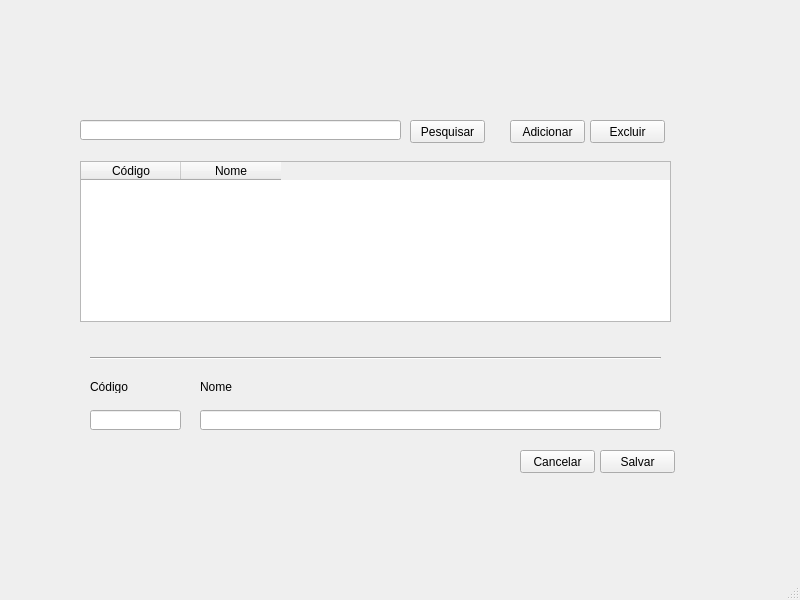
<?xml version="1.0" encoding="UTF-8"?>
<ui version="4.0">
 <class>MainWindow</class>
 <widget class="QMainWindow" name="MainWindow">
  <property name="geometry">
   <rect>
    <x>0</x>
    <y>0</y>
    <width>800</width>
    <height>600</height>
   </rect>
  </property>
  <property name="windowTitle">
   <string>MainWindow</string>
  </property>
  <widget class="QWidget" name="centralwidget">
   <widget class="Line" name="line">
    <property name="geometry">
     <rect>
      <x>90</x>
      <y>350</y>
      <width>571</width>
      <height>16</height>
     </rect>
    </property>
    <property name="orientation">
     <enum>Qt::Horizontal</enum>
    </property>
   </widget>
   <widget class="QPushButton" name="buttonAdicionar">
    <property name="geometry">
     <rect>
      <x>510</x>
      <y>120</y>
      <width>75</width>
      <height>23</height>
     </rect>
    </property>
    <property name="text">
     <string>Adicionar</string>
    </property>
   </widget>
   <widget class="QLabel" name="labelNome">
    <property name="geometry">
     <rect>
      <x>200</x>
      <y>380</y>
      <width>47</width>
      <height>13</height>
     </rect>
    </property>
    <property name="text">
     <string>Nome</string>
    </property>
   </widget>
   <widget class="QLineEdit" name="textNome">
    <property name="geometry">
     <rect>
      <x>200</x>
      <y>410</y>
      <width>461</width>
      <height>20</height>
     </rect>
    </property>
   </widget>
   <widget class="QPushButton" name="buttonSalvar">
    <property name="geometry">
     <rect>
      <x>600</x>
      <y>450</y>
      <width>75</width>
      <height>23</height>
     </rect>
    </property>
    <property name="text">
     <string>Salvar</string>
    </property>
   </widget>
   <widget class="QTableWidget" name="tableGenero">
    <property name="geometry">
     <rect>
      <x>80</x>
      <y>161</y>
      <width>591</width>
      <height>161</height>
     </rect>
    </property>
    <column>
     <property name="text">
      <string>Código</string>
     </property>
     <property name="textAlignment">
      <set>AlignCenter</set>
     </property>
    </column>
    <column>
     <property name="text">
      <string>Nome</string>
     </property>
    </column>
   </widget>
   <widget class="QLineEdit" name="textCodigo">
    <property name="geometry">
     <rect>
      <x>90</x>
      <y>410</y>
      <width>91</width>
      <height>20</height>
     </rect>
    </property>
   </widget>
   <widget class="QPushButton" name="buttonCancelar">
    <property name="geometry">
     <rect>
      <x>520</x>
      <y>450</y>
      <width>75</width>
      <height>23</height>
     </rect>
    </property>
    <property name="text">
     <string>Cancelar</string>
    </property>
   </widget>
   <widget class="QLabel" name="labelCodigo">
    <property name="geometry">
     <rect>
      <x>90</x>
      <y>380</y>
      <width>47</width>
      <height>13</height>
     </rect>
    </property>
    <property name="text">
     <string>Código</string>
    </property>
   </widget>
   <widget class="QPushButton" name="buttonExcluir">
    <property name="geometry">
     <rect>
      <x>590</x>
      <y>120</y>
      <width>75</width>
      <height>23</height>
     </rect>
    </property>
    <property name="text">
     <string>Excluir</string>
    </property>
   </widget>
   <widget class="QPushButton" name="buttonPesquisar">
    <property name="geometry">
     <rect>
      <x>410</x>
      <y>120</y>
      <width>75</width>
      <height>23</height>
     </rect>
    </property>
    <property name="text">
     <string>Pesquisar</string>
    </property>
   </widget>
   <widget class="QLineEdit" name="textPesquisar">
    <property name="geometry">
     <rect>
      <x>80</x>
      <y>120</y>
      <width>321</width>
      <height>20</height>
     </rect>
    </property>
   </widget>
  </widget>
  <widget class="QStatusBar" name="statusbar"/>
 </widget>
 <resources/>
 <connections/>
</ui>
